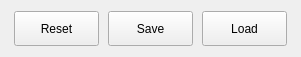
  <widget class="QWidget" name="horizontalLayoutWidget">
   <property name="geometry">
    <rect>
     <x>3</x>
     <y>497</y>
     <width>301</width>
     <height>37</height>
    </rect>
   </property>
   <layout class="QHBoxLayout" name="horizontalLayout">
    <item>
     <widget class="QPushButton" name="btReset">
      <property name="minimumSize">
       <size>
        <width>85</width>
        <height>35</height>
       </size>
      </property>
      <property name="maximumSize">
       <size>
        <width>85</width>
        <height>35</height>
       </size>
      </property>
      <property name="toolTip">
       <string>Clear all parameters</string>
      </property>
      <property name="text">
       <string>Reset</string>
      </property>
     </widget>
    </item>
    <item>
     <widget class="QPushButton" name="btSave">
      <property name="minimumSize">
       <size>
        <width>85</width>
        <height>35</height>
       </size>
      </property>
      <property name="maximumSize">
       <size>
        <width>85</width>
        <height>35</height>
       </size>
      </property>
      <property name="toolTip">
       <string>Save parameters in a file</string>
      </property>
      <property name="text">
       <string>Save</string>
      </property>
     </widget>
    </item>
    <item>
     <widget class="QPushButton" name="btLoad">
      <property name="minimumSize">
       <size>
        <width>85</width>
        <height>35</height>
       </size>
      </property>
      <property name="maximumSize">
       <size>
        <width>85</width>
        <height>35</height>
       </size>
      </property>
      <property name="toolTip">
       <string>Load all parameters from a file</string>
      </property>
      <property name="text">
       <string>Load</string>
      </property>
     </widget>
    </item>
   </layout>
  </widget>
